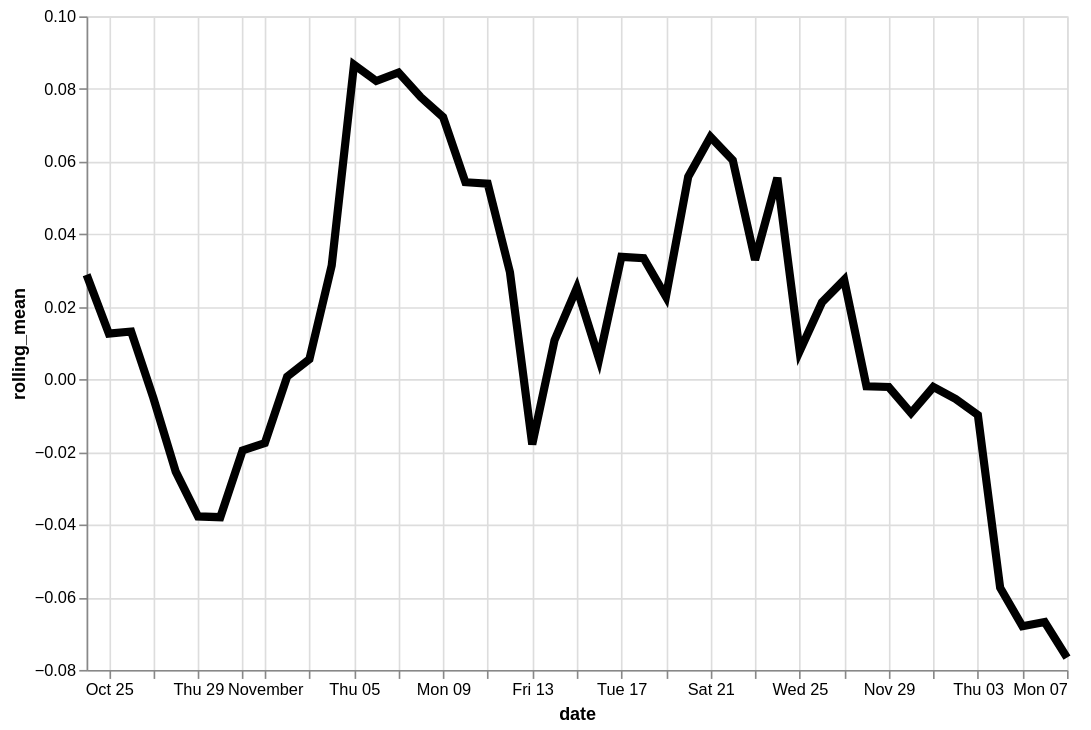

Describe this chart as a Vega-Lite specification.
### Vega-Lite specification from a JSON file in a GitHub repository (floating-point values rounded to 4 significant figures)
{"config": {"view": {"continuousWidth": 400, "continuousHeight": 300}}, "data": {"name": "data-c7d467cf31ba4b9495a4229c42eeb7a4"}, "mark": {"type": "line", "color": "black", "size": 5}, "encoding": {"x": {"type": "temporal", "field": "date"}, "y": {"type": "quantitative", "field": "rolling_mean"}}, "height": 400, "transform": [{"window": [{"op": "mean", "field": "residual", "as": "rolling_mean"}], "frame": [-4, 3]}], "width": 600, "$schema": "https://vega.github.io/schema/vega-lite/v4.8.1.json", "datasets": {"data-c7d467cf31ba4b9495a4229c42eeb7a4": [{"date": "2020-10-24", "residual": 0.0281}, {"date": "2020-10-25", "residual": 0.008516}, {"date": "2020-10-26", "residual": -0.02625}, {"date": "2020-10-27", "residual": 0.1049}, {"date": "2020-10-28", "residual": -0.05225}, {"date": "2020-10-29", "residual": 0.01614}, {"date": "2020-10-30", "residual": -0.1155}, {"date": "2020-10-31", "residual": -0.1668}, {"date": "2020-11-01", "residual": -0.07057}, {"date": "2020-11-02", "residual": 0.006816}, {"date": "2020-11-03", "residual": 0.1208}, {"date": "2020-11-04", "residual": 0.1212}, {"date": "2020-11-05", "residual": 0.09418}, {"date": "2020-11-06", "residual": 0.05462}, {"date": "2020-11-07", "residual": 0.09098}, {"date": "2020-11-08", "residual": 0.2754}, {"date": "2020-11-09", "residual": -0.1064}, {"date": "2020-11-10", "residual": 0.02547}, {"date": "2020-11-11", "residual": 0.06645}, {"date": "2020-11-12", "residual": 0.07722}, {"date": "2020-11-13", "residual": -0.04918}, {"date": "2020-11-14", "residual": 0.05157}, {"date": "2020-11-15", "residual": -0.1046}, {"date": "2020-11-16", "residual": -0.1036}, {"date": "2020-11-17", "residual": 0.1232}, {"date": "2020-11-18", "residual": 0.1402}, {"date": "2020-11-19", "residual": -0.08969}, {"date": "2020-11-20", "residual": 0.3022}, {"date": "2020-11-21", "residual": -0.0519}, {"date": "2020-11-22", "residual": -0.03306}, {"date": "2020-11-23", "residual": 0.1595}, {"date": "2020-11-24", "residual": -0.01594}, {"date": "2020-11-25", "residual": 0.07171}, {"date": "2020-11-26", "residual": -0.07942}, {"date": "2020-11-27", "residual": 0.09114}, {"date": "2020-11-28", "residual": -0.08007}, {"date": "2020-11-29", "residual": 0.0558}, {"date": "2020-11-30", "residual": 0.01675}, {"date": "2020-12-01", "residual": -0.07493}, {"date": "2020-12-02", "residual": -0.01764}, {"date": "2020-12-03", "residual": 0.01438}, {"date": "2020-12-04", "residual": -0.02201}, {"date": "2020-12-05", "residual": 0.06483}, {"date": "2020-12-06", "residual": -0.1156}, {"date": "2020-12-07", "residual": -0.3247}]}}
